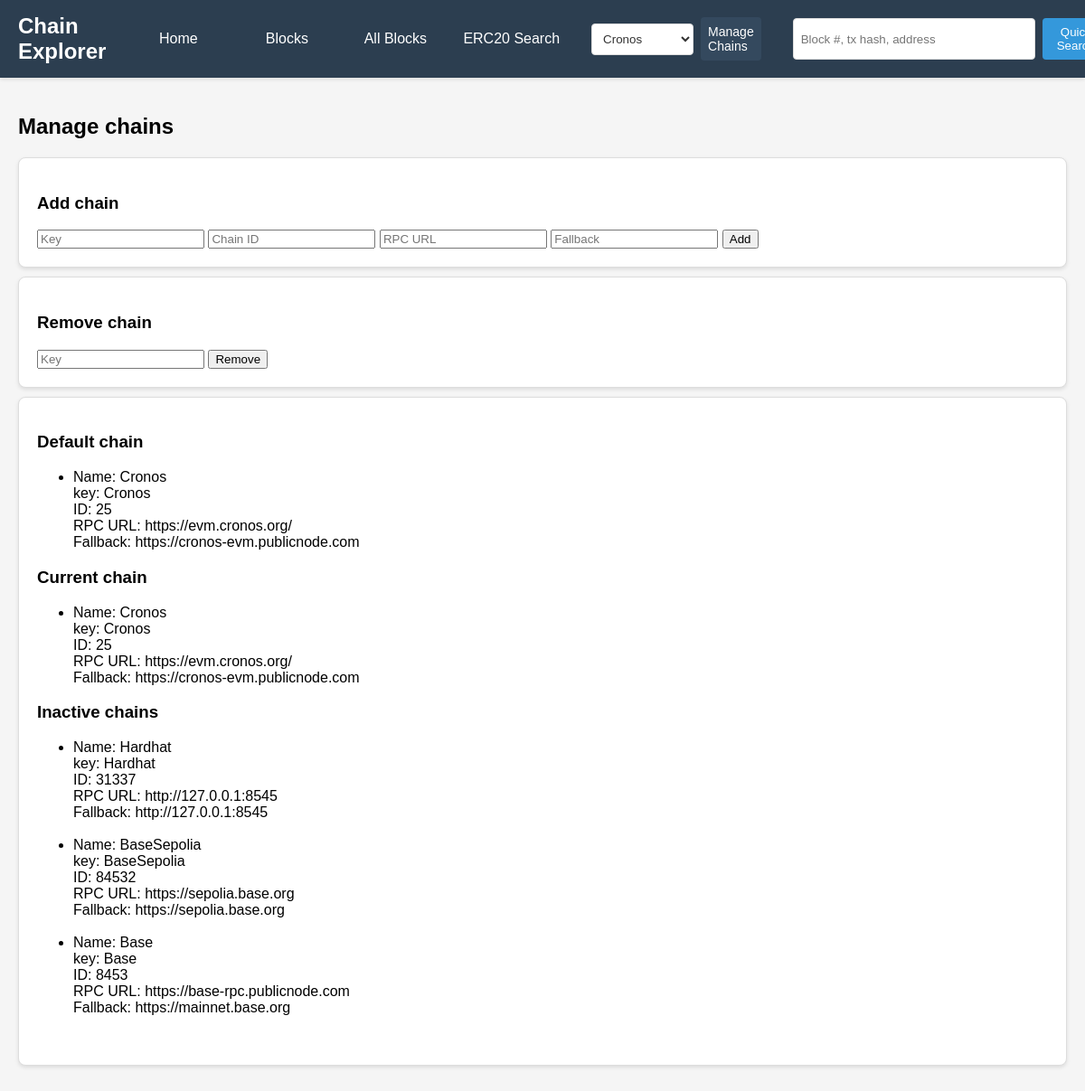
Page /manage-chains on the committed database.
### models/chains.py (models this page shows)
class Chain(db.Model):
    __tablename__ = 'chains'
    id = db.Column(db.Integer, primary_key=True)
    key = db.Column(db.String(50), unique=True)
    chain_id = db.Column(db.Integer)
    rpc_url = db.Column(db.String(500))
    fallback = db.Column(db.String(500))
    is_preset = db.Column(db.Boolean, default=False)
    created_at = db.Column(db.DateTime, default=datetime.utcnow)

### app.py (the view)
@app.get('/manage-chains')
def manage_chains():
    chains = get_chains()
    default_chain_key = get_default_chain()
    default_chain_obj = chains.get(default_chain_key)
    current_chain = request.args.get("chain") or default_chain_key
    current_chain_obj = chains.get(current_chain)
    return render_template('manage_chains.html',
                       default_chain_key=default_chain_key,  # Pass the KEY, not object
                       current_chain_key=current_chain,  # Pass the KEY, not object
                       current_chain_obj=current_chain_obj,      # Pass the object for display
                       default_chain=default_chain_obj,     # Pass the object for display
                       current_chain=current_chain,  # This is what the navbar needs!
                       CHAINS=get_chains(),
                       )

### config.py (called while the page is built)
def get_chains():
    try:
        from models.chains import Chain
        chains = {}
        db_chains = Chain.query.all()
        for chain in db_chains:
            rpc_url = (chain.rpc_url or chain.fallback or "").strip()
            if rpc_url:
                chains[chain.key] = {
                    "key": chain.key,
                    "chain_id": chain.chain_id,
                    "rpc_url": rpc_url,
                    "fallback": chain.fallback,
                    "is_preset": chain.is_preset,
                    "created_at": chain.created_at,
                }
            else:
                print(f"⚠️ Skipping chain {chain.key} - no RPC URL")
        return chains
    except Exception as e:
        print(f"❌ get_chains failed with error: {type(e).__name__}: {e}")
        import traceback
        traceback.print_exc()
        return {}

def get_default_chain():
    chains = get_chains()
    if not chains:
        return None
    env_chain = os.getenv("ACTIVE_CHAIN", "").strip()
    if env_chain and env_chain in chains:
        return env_chain
    return next(iter(chains.keys()))

### templates/manage_chains.html (shortened to what this page needs)
{% extends "base.html" %}
{% block content %}
    <h2>Manage chains</h2>
    <div class="box">
        <h3>Add chain</h3>
        <form method="post" action="{{ url_for('add_chain') }}">
            <input type="text" name="key" placeholder="Key">
            <input type="text" name="chain_id" placeholder="Chain ID">
            <input type="text" name="rpc_url" placeholder="RPC URL">
            <input type="text" name="fallback" placeholder="Fallback">
            <button type="submit">Add</button>
        </form>
    </div>
    <div class="box">
        <h3>Remove chain</h3>
        <form method="post" action="{{ url_for('remove_chain') }}">
            <input type="text" name="key" placeholder="Key">
            <button type="submit">Remove</button>
        </form>
    </div>
    <div class="box">
        <h3>Default chain</h3>
        <ul>
          <li>Name: {{default_chain.key }}<br> key: {{ default_chain_key }}<br>ID: {{ default_chain.chain_id }} <br> RPC URL: {{ default_chain.rpc_url }} <br> Fallback: {{ default_chain.fallback }}</li>
        </ul>
        <h3>Current chain</h3>
        <ul>
          <li>Name: {{current_chain_obj.key }}<br> key: {{ current_chain_key }}<br>ID: {{ current_chain_obj.chain_id }} <br> RPC URL: {{ current_chain_obj.rpc_url }} <br> Fallback: {{ current_chain_obj.fallback }}</li>
        </ul>
        <h3>Inactive chains</h3>
        <ul>
          {% for key, chain in CHAINS.items() %}
            {% if key != current_chain_key %}
              <li>Name: {{ chain.key }} <br> key: {{ key }}<br>ID: {{ chain.chain_id }} <br> RPC URL: {{ chain.rpc_url }} <br> Fallback: {{ chain.fallback }}</li>
              <br>
            {% endif %}
          {% endfor %}
        </ul>
      </div>
{% endblock %}

### templates/base.html (style rules this page uses)
body { font-family: Arial, sans-serif; margin: 0; background: #f5f5f5; }
.box { background: white; border: 1px solid #ddd; border-radius: 8px; padding: 20px; margin: 10px 0; box-shadow: 0 2px 4px rgba(0,0,0,0.1); }

### rows in the picture
Chain: key "Cronos", rpc_url "https://evm.cronos.org/", fallback "https://cronos-evm.publicnode.com"
Chain: key "Hardhat", chain_id "31337", rpc_url "http://127.0.0.1:8545", fallback "http://127.0.0.1:8545"
Chain: key "BaseSepolia", chain_id "84532", rpc_url "https://sepolia.base.org", fallback "https://sepolia.base.org"
Chain: key "Base", chain_id "8453", rpc_url "https://base-rpc.publicnode.com", fallback "https://mainnet.base.org"

### other values in the picture
{{ default_chain.chain_id }} "25"
{{ current_chain_obj.chain_id }} "25"
form field value "Cronos"
